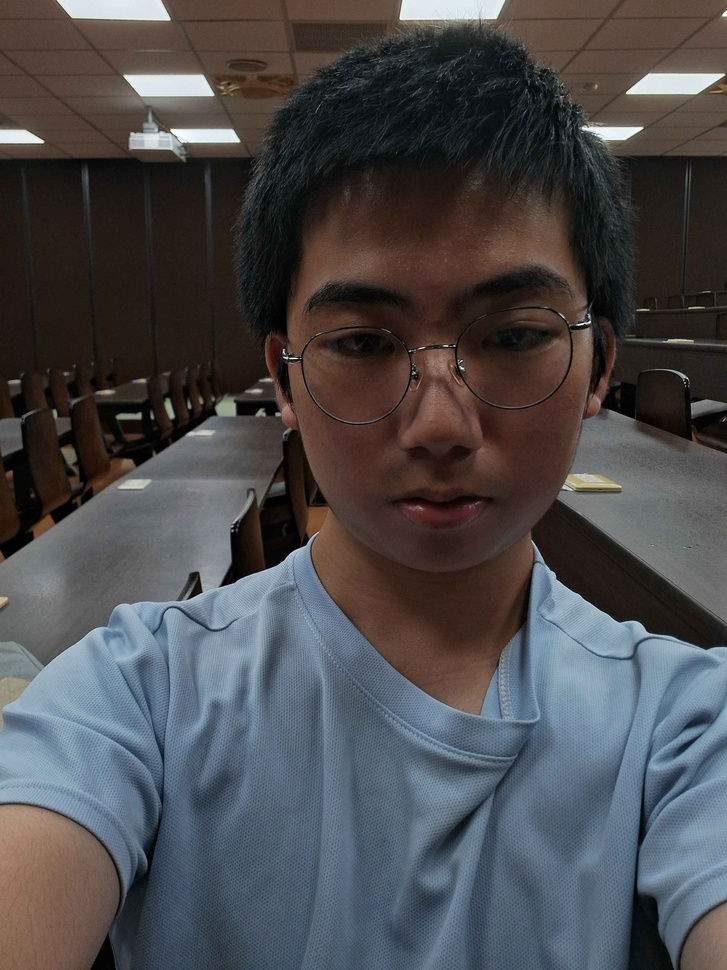
#> input picture HW2/selfie.jpg, 727 x 970 px, shrunk from 2556 x 3408 before the run
$ python HistEqualization.py selfie.jpg
#> lines starting #> are read from the running program, lines starting #| are printed output that depends on the picture
import cv2 as cv
import numpy as np
import sys
import matplotlib.pyplot as plt

assert len(sys.argv) == 2, "The program takes one file as argument!"
assert sys.argv[1].endswith('jpg') or sys.argv[1].endswith('png'), "This is not image file!"

filename = ""

try:
    filename = sys.argv[1]
except:
    print('Please enter filename!')

img = cv.imread(filename)
#> img is the input picture: shape (970, 727, 3); mean B, G, R 77.4, 74.9, 76.2
grey_img = cv.cvtColor(img, cv.COLOR_BGR2GRAY)
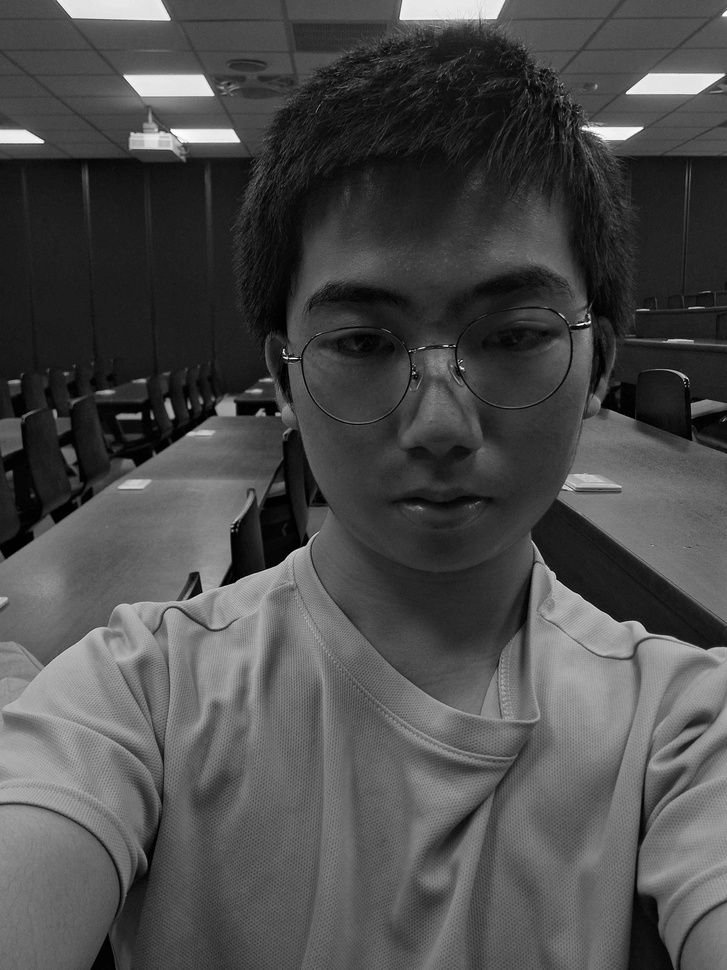
#> grey_img: shape (970, 727); min 0, max 255, mean 75.6
equalized_img = cv.equalizeHist(grey_img)
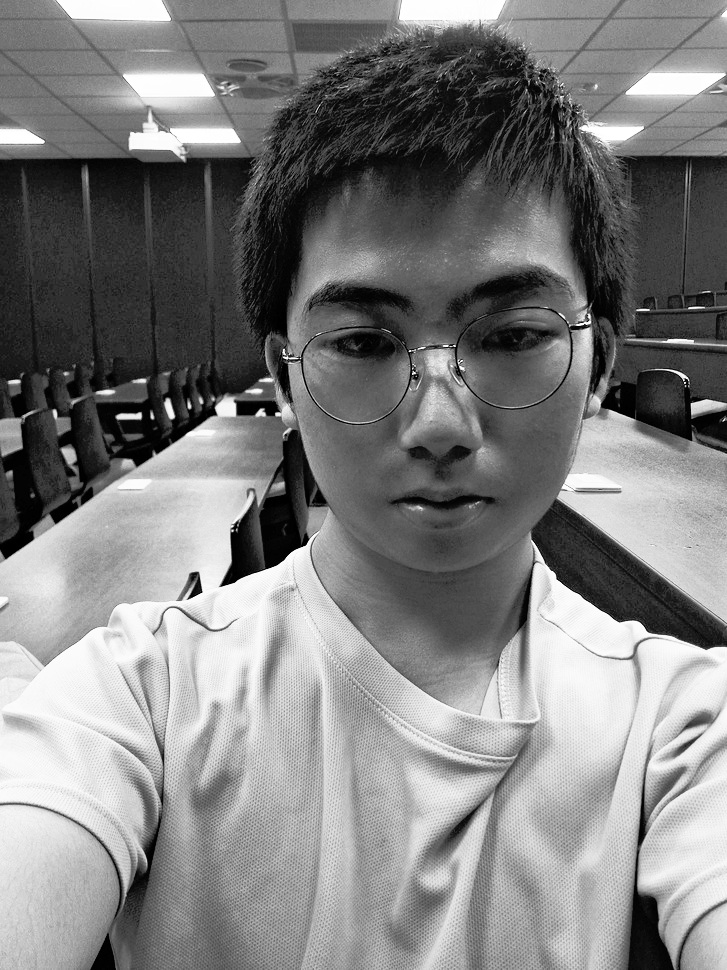
#> equalized_img: shape (970, 727); min 0, max 255, mean 128.3

plt.subplot(2, 2, 1)
plt.hist(grey_img.ravel(),256,[0,256]);
plt.ylabel('count of pixels')
plt.xlabel('intensity')
plt.title('Original Greyscale Image')

plt.subplot(2, 2, 2)
plt.hist(equalized_img.ravel(),256,[0,256]);
plt.ylabel('count of pixels')
plt.xlabel('intensity')
plt.title('Histogram Equalized Image')

grey_img = cv.cvtColor(grey_img, cv.COLOR_GRAY2RGB)
#> grey_img: shape (970, 727, 3)
plt.subplot(2, 2, 3)
plt.imshow(grey_img)
plt.axis('off')

equalized_img = cv.cvtColor(equalized_img, cv.COLOR_GRAY2RGB)
#> equalized_img: shape (970, 727, 3)
plt.subplot(2, 2, 4)
plt.imshow(equalized_img)
plt.axis('off')

plt.tight_layout()
plt.show()
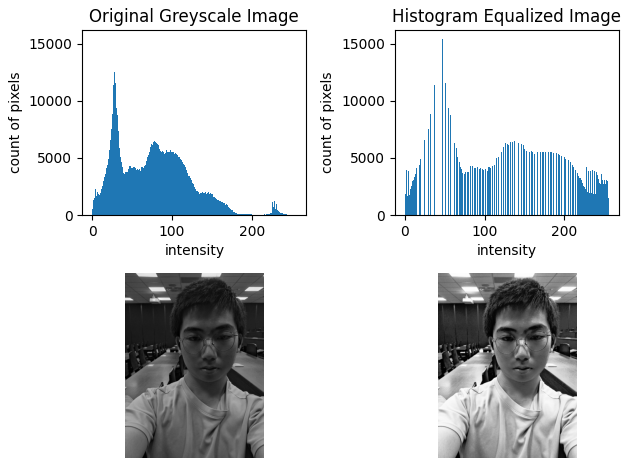
#> figure drawn by matplotlib, 4 panels; panel 1: tallest bar 15398 high, from x = 28 to 29; panel 2: tallest bar 15398 high, from x = 47 to 48
